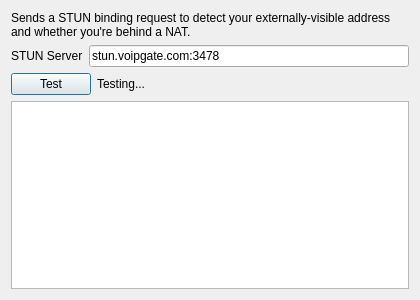
<?xml version="1.0" encoding="UTF-8"?>
<ui version="4.0">
 <class>DialogStunTest</class>
 <widget class="QDialog" name="DialogStunTest">
  <property name="geometry">
   <rect>
    <x>0</x>
    <y>0</y>
    <width>420</width>
    <height>300</height>
   </rect>
  </property>
  <property name="windowTitle">
   <string notr="true">STUN Test</string>
  </property>
  <layout class="QVBoxLayout" name="verticalLayout">
   <item>
    <widget class="QLabel" name="description">
     <property name="wordWrap">
      <bool>true</bool>
     </property>
     <property name="text">
      <string>Sends a STUN binding request to detect your externally-visible address and whether you're behind a NAT.</string>
     </property>
    </widget>
   </item>
   <item>
    <layout class="QHBoxLayout" name="serverLayout">
     <item>
      <widget class="QLabel" name="server_label">
       <property name="text">
        <string>STUN Server</string>
       </property>
      </widget>
     </item>
     <item>
      <widget class="QLineEdit" name="server_edit">
       <property name="text">
        <string notr="true">stun.voipgate.com:3478</string>
       </property>
      </widget>
     </item>
    </layout>
   </item>
   <item>
    <layout class="QHBoxLayout" name="testLayout">
     <item>
      <widget class="QPushButton" name="test_button">
       <property name="text">
        <string>Test</string>
       </property>
      </widget>
     </item>
     <item>
      <widget class="QLabel" name="wait_label">
       <property name="text">
        <string>Testing...</string>
       </property>
      </widget>
     </item>
     <item>
      <spacer name="horizontalSpacer">
       <property name="orientation">
        <enum>Qt::Horizontal</enum>
       </property>
       <property name="sizeHint" stdset="0">
        <size>
         <width>40</width>
         <height>20</height>
        </size>
       </property>
      </spacer>
     </item>
    </layout>
   </item>
   <item>
    <widget class="QPlainTextEdit" name="result_text">
     <property name="readOnly">
      <bool>true</bool>
     </property>
    </widget>
   </item>
  </layout>
 </widget>
 <resources/>
 <connections/>
</ui>
